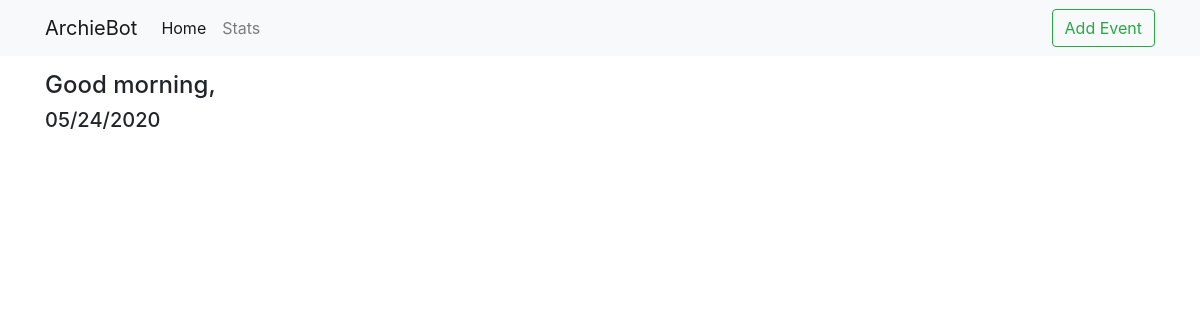
The app's page /index.html, older data.
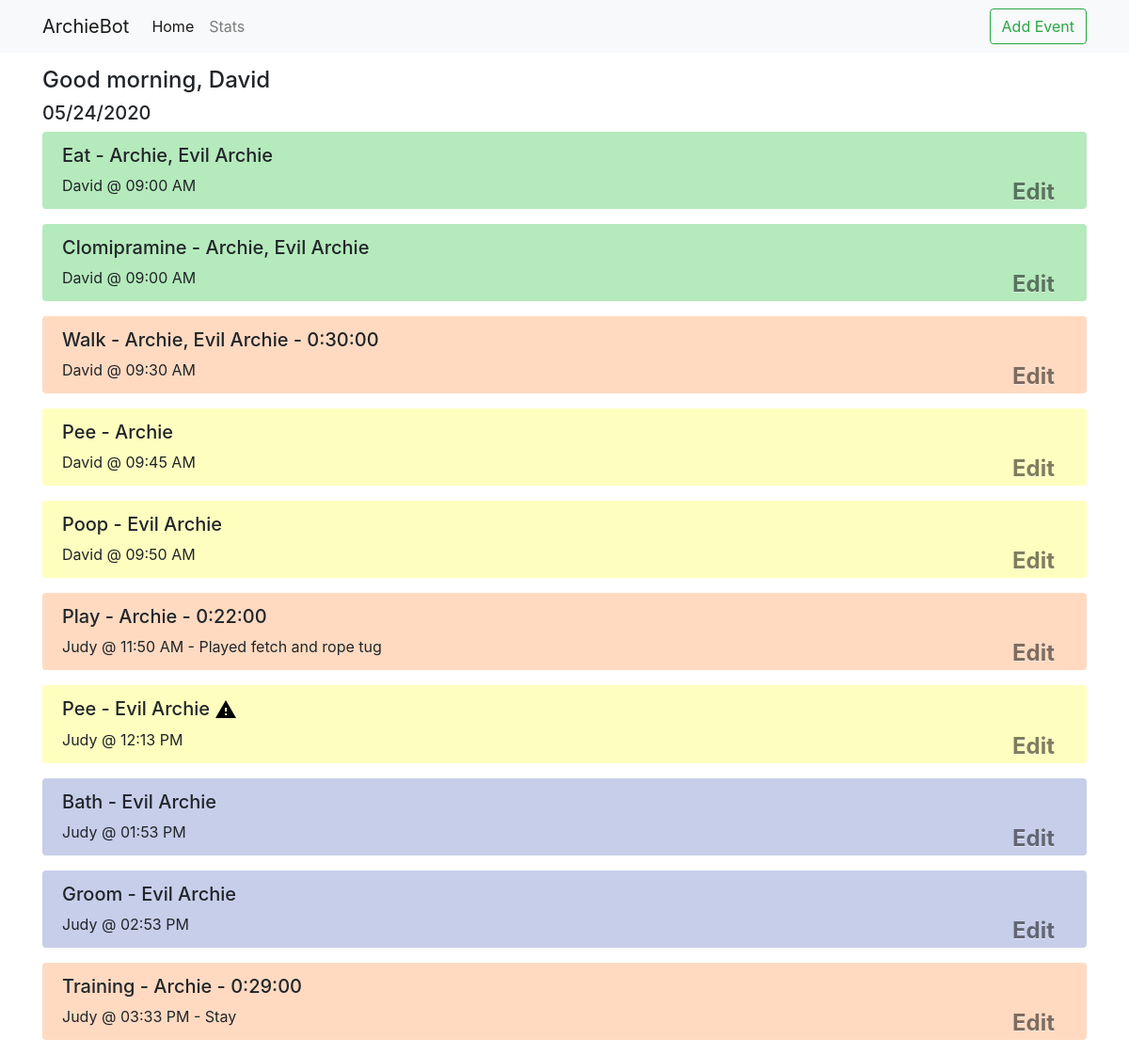
The same page, newer data.
### arch/models.py (models this page shows, shortened)
class User(db.Model):
    __tablename__ = 'users'
    user_id = db.Column(db.Integer, primary_key=True)
    username = db.Column(db.String(64), index=True, unique=True)
    password_hash = db.Column(db.String(128))

class Event(db.Model):
    __tablename__ = 'events'
    event_id = db.Column(db.Integer, primary_key=True)
    user_id = db.Column(db.Integer, db.ForeignKey('users.user_id'))
    user = db.relationship('User')
    event_enum = db.Column(db.Enum(EventEnum))
    dogs = db.relationship('Dog', secondary=association_table)
    display = db.Column(db.Boolean, default=True)
    note = db.Column(db.String(128))
    start_time = db.Column(db.DateTime, index=True, default=datetime.datetime.utcnow)
    end_time = db.Column(db.DateTime)
    is_accident = db.Column(db.Boolean, default=False)
    @property
    def start_time_local(self):
        if self.start_time:
            tz = pytz.timezone("America/Los_Angeles")
            utc = pytz.timezone('UTC')
            value = utc.localize(self.start_time, is_dst=None).astimezone(pytz.utc)
            return value.astimezone(tz)
    @property
    def event_type(self):
        return self.event_enum.name.lower()
    @property
    def event_string(self):
        duration_string = ""
        if self.start_time and self.end_time:
            duration = self.end_time - self.start_time
            s = duration.total_seconds()
            hours, remainder = divmod(s, 3600)
            minutes, seconds = divmod(remainder, 60)
            duration_string = ' - {:01}:{:02}:{:02}'.format(int(hours), int(minutes), int(seconds))
        dogs = ', '.join([d.name for d in self.dogs])
        return '{0} - {1}{2}'.format(self.event_enum.name.capitalize(), dogs, duration_string)
    @property
    def event_entry(self):
        note_string = ''
        if self.note:
            note_string = ' - {}'.format(self.note)
        nice_time = self.start_time_local.strftime("%I:%M %p")
        return '{0} @ {1}{2}'.format(self.user.username, nice_time, note_string)

class Dog(db.Model):
    __tablename__ = 'dogs'
    dog_id = db.Column(db.Integer, primary_key=True)
    name = db.Column(db.String(64), index=True, unique=True)
    birthday = db.Column(db.Date)

### arch/routes.py (the view)
@app.route('/')
@app.route('/index.html')
def index():
    events = [e for e in models.Event.query.all() if e.display]
    kwargs = {'user': models.User.query.get(1),
              'title': 'Home',
              'time_of_day': utils.get_tod(),
              'today': date.today().strftime('%m/%d/%Y'),
              'events': events}
    return flask.render_template('index.html', **kwargs)

### arch/utils.py (called while the page is built)
def get_tod():
    hour = datetime.datetime.now().hour
    if 6 <= hour < 12:  # 6am - 12pm
        return "morning"
    elif hour < 17:     # 12pm - 5pm
        return "afternoon"
    elif hour < 20:     # 5pm - 8pm
        return "evening"
    else:               # 8pm - 6am
        return "night"

### arch/templates/index.html (shortened to what this page needs)
{% extends "base.html" %}
{% block content %}
<div class="container">
    <h4>Good {{ time_of_day }}, {{ user.username }}</h4>
    <h5>{{ today }}</h5>
    {% from 'bootstrap/utils.html' import render_messages %}
    {% for event in events %}
    {% include 'partials/event_item.html' %}
    {% endfor %}
</div>
{% endblock %}

### arch/templates/base.html (shortened to what this page needs)
<!doctype html>
<html lang="en">
<head>
    {% block head %}
    {% block styles %}
    {{ bootstrap.load_css() }}
    <link rel="stylesheet" href="{{ url_for('static', filename='styles.css') }}">
    {% endblock %}
    {% endblock %}
</head>
<body>
{% block navbar %}
<nav class="navbar navbar-expand-lg navbar-light bg-light" style="margin-bottom: 15px">
    <div class="container">
        <a class="navbar-brand" href="{{ url_for('index') }}">ArchieBot</a>
        <ul class="navbar-nav mr-auto">
            <li class="nav-item">
                <a id="index" class="nav-link" href="{{ url_for('index') }}">Home</a>
            </li>
            <li class="nav-item">
                <a id="stats" class="nav-link" href="{{ url_for('stats') }}">Stats</a>
            </li>
        </ul>
        <form class="form-inline my-2 my-lg-0">
            <a class="btn btn-outline-success my-2 my-sm-0" role="button" type="button" href="{{ url_for('add_event') }}">Add Event</a>
        </form>
    </div>
</nav>
{% endblock %}
{% block content %}{% endblock %}
</body>
</html>

### arch/templates/partials/event_item.html
<div class="alert {{event.event_type}}">
    <h5>
        {{event.event_string}}
        {% if event.is_accident %}
        <img src="{{ url_for('static', filename='warning.svg') }}">
        {% endif %}
    </h5>
    {{event.event_entry}}
    <a class="btn close" href="{{ url_for('edit_event', event_id=event.event_id) }}" role="button">Edit</a>
</div>

### arch/static/styles.css (style rules this page uses)
.pee, .poop { background-color: #FEFFBF; }
.eat, .medicine, .clomipramine, .trifexis { background-color: #B5EABC; }
.walk, .play, .training { background-color: #FFDAC1; }
.bath, .groom { background-color: #C7CEEA; }

Row changes from the older to the newer data that the page shows:
added User: username "David"
added Event: event_string "Eat - Archie, Evil Archie", event_entry "David @ 09:00 AM"
added Event: event_string "Clomipramine - Archie, Evil Archie", event_entry "David @ 09:00 AM"
added Event: event_string "Walk - Archie, Evil Archie - 0:30:00", event_entry "David @ 09:30 AM"
added Event: event_string "Pee - Archie", event_entry "David @ 09:45 AM"
added Event: event_string "Poop - Evil Archie", event_entry "David @ 09:50 AM"
added Event: event_string "Play - Archie - 0:22:00", event_entry "Judy @ 11:50 AM - Played fetch and rope tug"
added Event: event_string "Pee - Evil Archie", is_accident True (drawn), event_entry "Judy @ 12:13 PM"
added Event: event_string "Bath - Evil Archie", event_entry "Judy @ 01:53 PM"
added Event: event_string "Groom - Evil Archie", event_entry "Judy @ 02:53 PM"
added Event: event_string "Training - Archie - 0:29:00", event_entry "Judy @ 03:33 PM - Stay"
